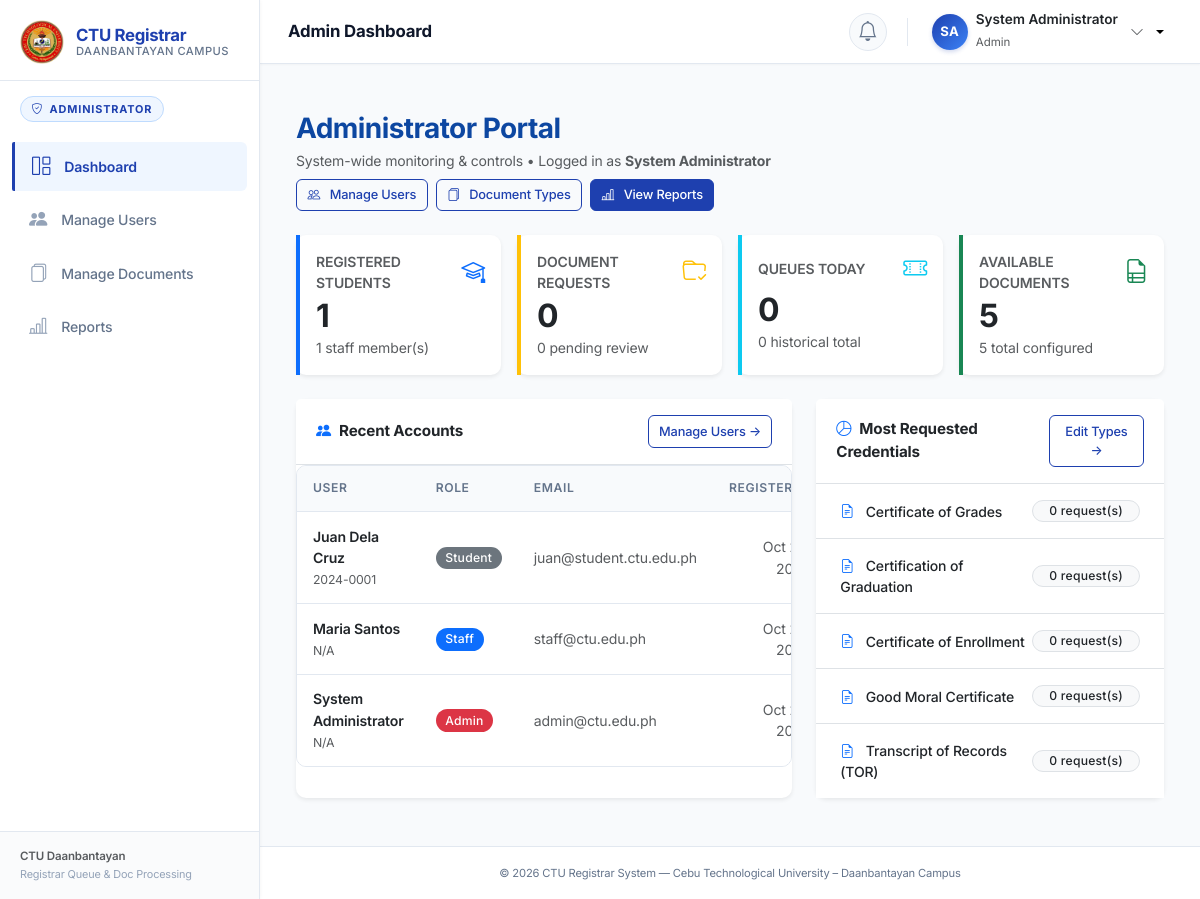
Page /admin/dashboard.php (signed in) on the committed database.
### tables this page shows
CREATE TABLE `users` (
  `id` INT AUTO_INCREMENT PRIMARY KEY,
  `student_id` VARCHAR(20) DEFAULT NULL,
  `full_name` VARCHAR(100) NOT NULL,
  `email` VARCHAR(100) NOT NULL,
  `password` VARCHAR(255) NOT NULL,
  `role` ENUM('student', 'staff', 'admin') NOT NULL DEFAULT 'student',
  `created_at` DATETIME NOT NULL DEFAULT CURRENT_TIMESTAMP,
  UNIQUE KEY `uk_email` (`email`),
  UNIQUE KEY `uk_student_id` (`student_id`)
);

### includes/auth.php (called while the page is built, shortened)
<?php
function url($path = '') {
    $trimmed = ltrim($path, '/');
    return empty($trimmed) ? BASE_URL : BASE_URL . '/' . $trimmed;
}
function sanitize($data) {
    return htmlspecialchars($data, ENT_QUOTES, 'UTF-8');
}

### admin/dashboard.php (the view, shortened to what this page needs)
<?php
require_once __DIR__ . '/../config/database.php';
require_once __DIR__ . '/../includes/auth.php';
$admin_name = $_SESSION['full_name'] ?? 'Administrator';
$today = date('Y-m-d');
$users_count_query = "
    SELECT
        COUNT(*) as total_users,
        SUM(CASE WHEN role = 'student' THEN 1 ELSE 0 END) as total_students,
        SUM(CASE WHEN role = 'staff' THEN 1 ELSE 0 END) as total_staff,
        SUM(CASE WHEN role = 'admin' THEN 1 ELSE 0 END) as total_admins
    FROM users
";
$users_res = $conn->query($users_count_query)->fetch_assoc();
$docs_count_query = "
    SELECT
        COUNT(*) as total_requests,
        SUM(CASE WHEN status = 'Pending' THEN 1 ELSE 0 END) as pending,
        SUM(CASE WHEN status = 'Processing' THEN 1 ELSE 0 END) as processing,
        SUM(CASE WHEN status = 'Ready for Pickup' THEN 1 ELSE 0 END) as ready,
        SUM(CASE WHEN status = 'Completed' THEN 1 ELSE 0 END) as completed,
        SUM(CASE WHEN status = 'Rejected' THEN 1 ELSE 0 END) as rejected
    FROM document_requests
";
$docs_res = $conn->query($docs_count_query)->fetch_assoc();
$types_count_query = "
    SELECT
        COUNT(*) as total_types,
        SUM(CASE WHEN is_active = 1 THEN 1 ELSE 0 END) as active_types
    FROM document_types
";
$types_res = $conn->query($types_count_query)->fetch_assoc();
$queue_count_query = "
    SELECT
        COUNT(*) as total_queues,
        SUM(CASE WHEN queue_date = ? THEN 1 ELSE 0 END) as today_queues
    FROM queues
";
$stmt = $conn->prepare($queue_count_query);
$stmt->bind_param("s", $today);
$stmt->execute();
$queue_res = $stmt->get_result()->fetch_assoc();
$recent_users = $conn->query("
    SELECT id, student_id, full_name, email, role, created_at
    FROM users
    ORDER BY id DESC
    LIMIT 5
");
$doc_breakdown = $conn->query("
    SELECT dt.document_name, COUNT(dr.id) as request_count
    FROM document_types dt
    LEFT JOIN document_requests dr ON dt.id = dr.document_type_id
    GROUP BY dt.id, dt.document_name
    ORDER BY request_count DESC
    LIMIT 5
");
include __DIR__ . '/../includes/header.php';
?>
<div class="container py-4">
    <div class="d-flex justify-content-between align-items-center mb-4 flex-wrap gap-2">
        <div>
            <h3 class="fw-bold mb-1" style="color: #0d47a1;">Administrator Portal</h3>
            <p class="text-muted small mb-0">System-wide monitoring & controls &bull; Logged in as <strong><?php echo sanitize($admin_name); ?></strong></p>
        </div>
        <div class="d-flex gap-2 flex-wrap">
            <a href="<?php echo url('admin/manage_users.php'); ?>" class="btn btn-outline-primary btn-sm">
                <i class="bi bi-people me-1"></i>Manage Users
            </a>
            <a href="<?php echo url('admin/manage_documents.php'); ?>" class="btn btn-outline-primary btn-sm">
                <i class="bi bi-files me-1"></i>Document Types
            </a>
            <a href="<?php echo url('admin/reports.php'); ?>" class="btn btn-primary btn-sm">
                <i class="bi bi-bar-chart-line me-1"></i>View Reports
            </a>
        </div>
    </div>
    <div class="row g-3 mb-4">
        <div class="col-sm-6 col-lg-3">
            <div class="card shadow-sm border-0 h-100 bg-white">
                <div class="card-body border-start border-4 border-primary">
                    <div class="d-flex justify-content-between align-items-center mb-1">
                        <span class="text-muted small fw-semibold text-uppercase">Registered Students</span>
                        <i class="bi bi-mortarboard text-primary fs-4"></i>
                    </div>
                    <div class="h2 fw-bold text-dark mb-0"><?php echo (int)($users_res['total_students'] ?? 0); ?></div>
                    <small class="text-muted"><?php echo (int)($users_res['total_staff'] ?? 0); ?> staff member(s)</small>
                </div>
            </div>
        </div>
        <div class="col-sm-6 col-lg-3">
            <div class="card shadow-sm border-0 h-100 bg-white">
                <div class="card-body border-start border-4 border-warning">
                    <div class="d-flex justify-content-between align-items-center mb-1">
                        <span class="text-muted small fw-semibold text-uppercase">Document Requests</span>
                        <i class="bi bi-folder-check text-warning fs-4"></i>
                    </div>
                    <div class="h2 fw-bold text-dark mb-0"><?php echo (int)($docs_res['total_requests'] ?? 0); ?></div>
                    <small class="text-muted"><?php echo (int)($docs_res['pending'] ?? 0); ?> pending review</small>
                </div>
            </div>
        </div>
        <div class="col-sm-6 col-lg-3">
            <div class="card shadow-sm border-0 h-100 bg-white">
                <div class="card-body border-start border-4 border-info">
                    <div class="d-flex justify-content-between align-items-center mb-1">
                        <span class="text-muted small fw-semibold text-uppercase">Queues Today</span>
                        <i class="bi bi-ticket-perforated text-info fs-4"></i>
                    </div>
                    <div class="h2 fw-bold text-dark mb-0"><?php echo (int)($queue_res['today_queues'] ?? 0); ?></div>
                    <small class="text-muted"><?php echo (int)($queue_res['total_queues'] ?? 0); ?> historical total</small>
                </div>
            </div>
        </div>
        <div class="col-sm-6 col-lg-3">
            <div class="card shadow-sm border-0 h-100 bg-white">
                <div class="card-body border-start border-4 border-success">
                    <div class="d-flex justify-content-between align-items-center mb-1">
                        <span class="text-muted small fw-semibold text-uppercase">Available Documents</span>
                        <i class="bi bi-file-earmark-ruled text-success fs-4"></i>
                    </div>
                    <div class="h2 fw-bold text-dark mb-0"><?php echo (int)($types_res['active_types'] ?? 0); ?></div>
                    <small class="text-muted"><?php echo (int)($types_res['total_types'] ?? 0); ?> total configured</small>
                </div>
            </div>
        </div>
    </div>
    <div class="row g-4">
        <div class="col-lg-7">
            <div class="card shadow-sm border-0 h-100">
                <div class="card-header bg-white py-3 border-bottom d-flex justify-content-between align-items-center">
                    <span class="fw-bold text-dark"><i class="bi bi-people-fill text-primary me-2"></i>Recent Accounts</span>
                    <a href="<?php echo url('admin/manage_users.php'); ?>" class="btn btn-sm btn-outline-primary">Manage Users &rarr;</a>
                </div>
                <div class="card-body p-0">
                    <div class="table-responsive">
                        <table class="table table-hover align-middle mb-0">
                            <thead class="table-light small text-muted">
                                <tr>
                                    <th class="ps-3">User</th>
                                    <th>Role</th>
                                    <th>Email</th>
                                    <th class="pe-3 text-end">Registered</th>
                                </tr>
                            </thead>
                            <tbody>
                                <?php if ($recent_users && $recent_users->num_rows > 0): ?>
                                    <?php while ($u = $recent_users->fetch_assoc()): ?>
                                        <tr>
                                            <td class="ps-3">
                                                <div class="fw-semibold text-dark"><?php echo sanitize($u['full_name']); ?></div>
                                                <small class="text-muted"><?php echo sanitize($u['student_id'] ?: 'N/A'); ?></small>
                                            </td>
                                            <td>
                                                <span class="badge bg-<?php echo $u['role'] === 'admin' ? 'danger' : ($u['role'] === 'staff' ? 'primary' : 'secondary'); ?> text-capitalize">
                                                    <?php echo sanitize($u['role']); ?>
                                                </span>
                                            </td>
                                            <td class="small text-muted"><?php echo sanitize($u['email']); ?></td>
                                            <td class="pe-3 text-end small text-muted">
                                                <?php echo date('M d, Y', strtotime($u['created_at'])); ?>
                                            </td>
                                        </tr>
                                    <?php endwhile; ?>
                                <?php else: ?>
                                    <tr>
                                        <td colspan="4" class="text-center py-4 text-muted">No users found.</td>
                                    </tr>
                                <?php endif; ?>
                            </tbody>
                        </table>
                    </div>
                </div>
            </div>
        </div>
        <div class="col-lg-5">
            <div class="card shadow-sm border-0 h-100">
                <div class="card-header bg-white py-3 border-bottom d-flex justify-content-between align-items-center">
                    <span class="fw-bold text-dark"><i class="bi bi-pie-chart text-primary me-2"></i>Most Requested Credentials</span>
                    <a href="<?php echo url('admin/manage_documents.php'); ?>" class="btn btn-sm btn-outline-primary">Edit Types &rarr;</a>
                </div>
                <div class="card-body p-0">
                    <ul class="list-group list-group-flush">
                        <?php if ($doc_breakdown && $doc_breakdown->num_rows > 0): ?>
                            <?php while ($d = $doc_breakdown->fetch_assoc()): ?>
                                <li class="list-group-item d-flex justify-content-between align-items-center py-3 px-4">
                                    <div class="fw-medium text-dark small">
                                        <i class="bi bi-file-earmark-text text-primary me-2"></i>
                                        <?php echo sanitize($d['document_name']); ?>
                                    </div>
                                    <span class="badge bg-light text-dark border px-3 py-1">
                                        <?php echo (int)$d['request_count']; ?> request(s)
                                    </span>
                                </li>
                            <?php endwhile; ?>
                        <?php else: ?>
                            <li class="list-group-item text-center py-4 text-muted">No request data yet.</li>
                        <?php endif; ?>
                    </ul>
                </div>
            </div>
        </div>
    </div>
</div>
<?php include __DIR__ . '/../includes/footer.php'; ?>

### assets/css/style.css (style rules this page uses)
:root { --primary-color: #1e40af; --primary-hover: #1d4ed8; --primary-light: #eff6ff; --primary-border: #bfdbfe; --surface-bg: #f8fafc; --surface-card: #ffffff; --border-color: #e2e8f0; --border-hover: #cbd5e1; --text-main: #0f172a; --text-muted: #64748b; --text-subtle: #94a3b8; --radius-sm: 6px; --radius-md: 10px; --radius-lg: 14px; --shadow-subtle: 0 1px 3px 0 rgba(15, 23, 42, 0.05); --shadow-card: 0 4px 6px -1px rgba(15, 23, 42, 0.04), 0 2px 4px -2px rgba(15, 23, 42, 0.03); --shadow-hover: 0 6px 12px -2px rgba(15, 23, 42, 0.06); --transition-fast: all 0.15s ease-in-out; }
body { min-height: 100vh; display: flex; flex-direction: column; background-color: var(--surface-bg); color: var(--text-main); font-family: 'Inter', -apple-system, BlinkMacSystemFont, "Segoe UI", Roboto, "Helvetica Neue", Arial, sans-serif; -webkit-font-smoothing: antialiased; letter-spacing: -0.01em; }
h1, h2, h3, h4, h5, h6 { color: var(--text-main); font-weight: 600; letter-spacing: -0.02em; }
.card { background-color: var(--surface-card); border: 1px solid var(--border-color); border-radius: var(--radius-md); box-shadow: var(--shadow-card); }
.card-header { background-color: transparent; border-bottom: 1px solid var(--border-color); padding: 1rem 1.25rem; font-weight: 600; font-size: 0.95rem; }
.badge { font-weight: 500; font-size: 0.76rem; padding: 0.35em 0.7em; border-radius: 9999px; letter-spacing: 0.02em; border: 1px solid transparent; }
.table-responsive { border-radius: var(--radius-md); border: 1px solid var(--border-color); background-color: #ffffff; }
.table { margin-bottom: 0; color: var(--text-main); }
.table th { background-color: #f8fafc !important; font-weight: 600; font-size: 0.76rem; text-transform: uppercase; letter-spacing: 0.05em; color: var(--text-muted); border-bottom: 1px solid var(--border-color); padding: 0.85rem 1rem; white-space: nowrap; }
.table td { padding: 0.85rem 1rem; vertical-align: middle; font-size: 0.88rem; border-bottom: 1px solid var(--border-color); }
.table tbody tr:last-child td { border-bottom: 0; }
.btn { font-size: 0.875rem; font-weight: 500; padding: 0.5rem 1rem; border-radius: var(--radius-sm); transition: var(--transition-fast); display: inline-flex; align-items: center; justify-content: center; gap: 0.35rem; }
.btn-primary { background-color: var(--primary-color); border-color: var(--primary-color); color: #ffffff; }
.btn-outline-primary { color: var(--primary-color); border-color: var(--primary-color); }
.btn-sm { font-size: 0.8rem; padding: 0.35rem 0.65rem; }

### rows in the picture
users: full_name "Juan Dela Cruz", student "2024-0001", role "Student", email "juan@student.ctu.edu.ph", created_at "Oct…"
users: full_name "Maria Santos", student "N/A", role "Staff", email "staff@ctu.edu.ph", created_at "Oct…"
users: full_name "System Administrator", student "N/A", role "Admin", email "admin@ctu.edu.ph", created_at "Oct…"

### other values in the picture
$page_title "Admin Dashboard"
$initials "SA"
$user_name "System Administrator"
$user_role "Admin"
$admin_name "System Administrator"
$users_res['total_students'] "1"
$users_res['total_staff'] "1"
$docs_res['total_requests'] "0"
$docs_res['pending'] "0"
$queue_res['today_queues'] "0"
$queue_res['total_queues'] "0"
$types_res['active_types'] "5"
$types_res['total_types'] "5"
$d['document_name'] "Certificate of Grades"
$d['request_count'] "0"
